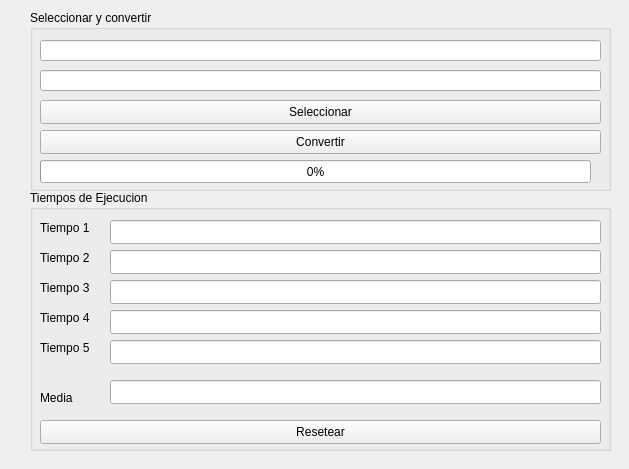
<?xml version="1.0" encoding="UTF-8"?>
<ui version="4.0">
 <class>Imagen2</class>
 <widget class="QWidget" name="Imagen2">
  <property name="geometry">
   <rect>
    <x>0</x>
    <y>0</y>
    <width>629</width>
    <height>469</height>
   </rect>
  </property>
  <property name="windowTitle">
   <string>Form</string>
  </property>
  <widget class="QGroupBox" name="groupBox">
   <property name="geometry">
    <rect>
     <x>30</x>
     <y>10</y>
     <width>581</width>
     <height>181</height>
    </rect>
   </property>
   <property name="title">
    <string>Seleccionar y convertir</string>
   </property>
   <widget class="QLineEdit" name="lineEdit">
    <property name="geometry">
     <rect>
      <x>10</x>
      <y>30</y>
      <width>561</width>
      <height>21</height>
     </rect>
    </property>
   </widget>
   <widget class="QLineEdit" name="lineEdit_2">
    <property name="geometry">
     <rect>
      <x>10</x>
      <y>60</y>
      <width>561</width>
      <height>21</height>
     </rect>
    </property>
   </widget>
   <widget class="QPushButton" name="pushButton">
    <property name="geometry">
     <rect>
      <x>10</x>
      <y>90</y>
      <width>561</width>
      <height>24</height>
     </rect>
    </property>
    <property name="text">
     <string>Seleccionar</string>
    </property>
   </widget>
   <widget class="QPushButton" name="pushButton_2">
    <property name="geometry">
     <rect>
      <x>10</x>
      <y>120</y>
      <width>561</width>
      <height>24</height>
     </rect>
    </property>
    <property name="text">
     <string>Convertir</string>
    </property>
   </widget>
   <widget class="QProgressBar" name="progressBar">
    <property name="geometry">
     <rect>
      <x>10</x>
      <y>150</y>
      <width>551</width>
      <height>23</height>
     </rect>
    </property>
    <property name="value">
     <number>0</number>
    </property>
   </widget>
  </widget>
  <widget class="QGroupBox" name="groupBox_2">
   <property name="geometry">
    <rect>
     <x>30</x>
     <y>190</y>
     <width>581</width>
     <height>261</height>
    </rect>
   </property>
   <property name="title">
    <string>Tiempos de Ejecucion</string>
   </property>
   <widget class="QLabel" name="label">
    <property name="geometry">
     <rect>
      <x>10</x>
      <y>30</y>
      <width>59</width>
      <height>16</height>
     </rect>
    </property>
    <property name="text">
     <string>Tiempo 1</string>
    </property>
   </widget>
   <widget class="QLabel" name="label_2">
    <property name="geometry">
     <rect>
      <x>10</x>
      <y>60</y>
      <width>59</width>
      <height>16</height>
     </rect>
    </property>
    <property name="text">
     <string>Tiempo 2</string>
    </property>
   </widget>
   <widget class="QLabel" name="label_3">
    <property name="geometry">
     <rect>
      <x>10</x>
      <y>90</y>
      <width>59</width>
      <height>16</height>
     </rect>
    </property>
    <property name="text">
     <string>Tiempo 3</string>
    </property>
   </widget>
   <widget class="QLabel" name="label_4">
    <property name="geometry">
     <rect>
      <x>10</x>
      <y>120</y>
      <width>59</width>
      <height>16</height>
     </rect>
    </property>
    <property name="text">
     <string>Tiempo 4</string>
    </property>
   </widget>
   <widget class="QLabel" name="label_5">
    <property name="geometry">
     <rect>
      <x>10</x>
      <y>150</y>
      <width>59</width>
      <height>16</height>
     </rect>
    </property>
    <property name="text">
     <string>Tiempo 5</string>
    </property>
   </widget>
   <widget class="QLabel" name="label_6">
    <property name="geometry">
     <rect>
      <x>10</x>
      <y>200</y>
      <width>59</width>
      <height>16</height>
     </rect>
    </property>
    <property name="text">
     <string>Media</string>
    </property>
   </widget>
   <widget class="QLineEdit" name="lineEdit_3">
    <property name="geometry">
     <rect>
      <x>80</x>
      <y>30</y>
      <width>491</width>
      <height>24</height>
     </rect>
    </property>
   </widget>
   <widget class="QLineEdit" name="lineEdit_4">
    <property name="geometry">
     <rect>
      <x>80</x>
      <y>60</y>
      <width>491</width>
      <height>24</height>
     </rect>
    </property>
   </widget>
   <widget class="QLineEdit" name="lineEdit_5">
    <property name="geometry">
     <rect>
      <x>80</x>
      <y>90</y>
      <width>491</width>
      <height>24</height>
     </rect>
    </property>
   </widget>
   <widget class="QLineEdit" name="lineEdit_6">
    <property name="geometry">
     <rect>
      <x>80</x>
      <y>120</y>
      <width>491</width>
      <height>24</height>
     </rect>
    </property>
   </widget>
   <widget class="QLineEdit" name="lineEdit_7">
    <property name="geometry">
     <rect>
      <x>80</x>
      <y>150</y>
      <width>491</width>
      <height>24</height>
     </rect>
    </property>
   </widget>
   <widget class="QLineEdit" name="lineEdit_8">
    <property name="geometry">
     <rect>
      <x>80</x>
      <y>190</y>
      <width>491</width>
      <height>24</height>
     </rect>
    </property>
   </widget>
   <widget class="QPushButton" name="pushButton_3">
    <property name="geometry">
     <rect>
      <x>10</x>
      <y>230</y>
      <width>561</width>
      <height>24</height>
     </rect>
    </property>
    <property name="text">
     <string>Resetear</string>
    </property>
   </widget>
  </widget>
 </widget>
 <resources/>
 <connections/>
</ui>
